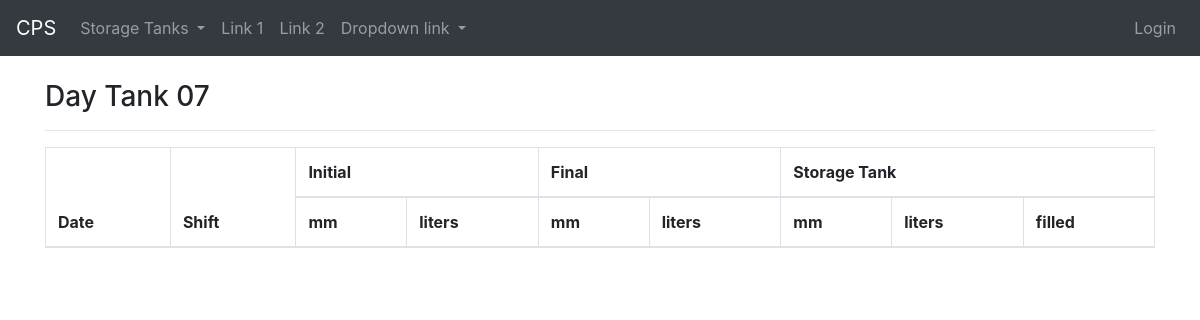
/daytank/1/, run on an earlier commit of the app's database.
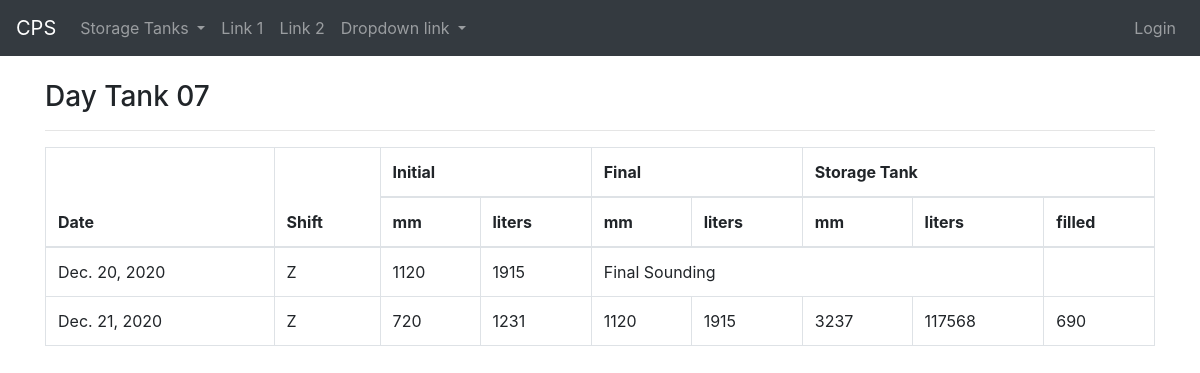
And on a later commit of the database.
### cps/models.py (models this page shows)
class DayTankRecord(models.Model):
    class Meta:
        db_table = 'tblDayTankRecords'
    record_date = models.DateField()
    record_time = models.TimeField()
    shift = models.CharField(max_length=1)
    Genset = models.ForeignKey(
        'Genset',
        on_delete=models.CASCADE
    )
    daytank = models.ForeignKey(
        'DayTank',
        on_delete=models.CASCADE
    )
    no = models.IntegerField(db_index=True)
    is_daily_final = models.BooleanField(default=False)
    initial = models.IntegerField()
    final = models.IntegerField(
        default=None,
        blank=True,
        null=True
    )
    storage_tank_record = models.OneToOneField(
        'StorageTankRecord',
        on_delete=models.CASCADE,
        default=None,
        blank=True,
        null=True
    )
    created_at = models.DateTimeField(auto_now_add=True)
    updated_at = models.DateTimeField(auto_now=True)

class StorageTankRecord(models.Model):
    class Meta:
        db_table = 'tblStorageTankRecords'
    record_date = models.DateField()
    record_time = models.TimeField()
    shift = models.CharField(max_length=1)
    storage_tank = models.ForeignKey(
        'StorageTank',
        on_delete=models.CASCADE
    )
    details = models.CharField(max_length=255)
    sounding = models.IntegerField()
    liters = models.IntegerField()
    diff = models.IntegerField()

### cps/views/daytank.py (the view)
# urls.py: path('daytank/<int:id>/', views.daytank.view, name='cps.daytanks.view'),
def view(request, id):
    records = DayTankRecord.objects.filter(daytank=id)\
        .order_by('record_date', 'record_time')
    no = '{:02d}'.format(DayTank.objects.get(pk=id).genset.no)
    for record in records:
        record.initial_liters = round(record.daytank.multiplier * record.initial)
        record.final_liters = round(record.daytank.multiplier * record.final)\
            if record.final else None
    print(records)
    context = {
        "records": records,
        "no": no
    }
    return render(request, 'daytank/view.html', context)

### cps/templates/daytank/view.html (shortened to what this page needs)
{% extends "_base.html" %}
{% block content %}
<h3>Day Tank {{ no }}</h3>
<hr>
<table class="table table-bordered table-hover">
    <thead>
        <tr>
            <th rowspan="2">Date</th>
            <th rowspan="2">Shift</th>
            <th colspan="2">Initial</th>
            <th colspan="2">Final</th>
            <th colspan="3">Storage Tank</th>
        </tr>
        <tr>
            <th scope="col">mm</th>
            <th scope="col">liters</th>
            <th scope="col">mm</th>
            <th scope="col">liters</th>
            <th scope="col">mm</th>
            <th scope="col">liters</th>
            <th scope="col">filled</th>
        </tr>
    </thead>
    <tbody>
        {% for record in records %}
        <tr>
            <td>{{ record.record_date }}</td>
            <td>{{ record.shift }}</td>
            <td>{{ record.initial }}</td>
            <td>{{ record.initial_liters }}</td>
            {% if record.final %}
                <td>{{ record.final }}</td>
                <td>{{ record.final_liters }}</td>
                <td>{{ record.storage_tank_record.sounding }}</td>
                <td>{{ record.storage_tank_record.liters }}</td>
                <td>{{ record.storage_tank_record.diff }}</td>
            {% else %}
                <td colspan="4">Final Sounding</td>
                <td></td>
            {% endif %}
        </tr>
        {% endfor %}
    </tbody>
</table>
{% endblock %}

### cps/templates/_base.html (shortened to what this page needs)
{% load static %}
<!DOCTYPE html>
<html lang="en">
<head>
    <link rel="stylesheet" href="{% static 'custom-styles.css' %}">
    <link rel="stylesheet" href="https://maxcdn.bootstrapcdn.com/bootstrap/4.5.2/css/bootstrap.min.css">
</head>
<body>
    {% include "_navbar.html" %}
    <div class="container pt-4">{% block content %}{% endblock %}</div>
</body>
</html>

### cps/templates/_navbar.html (shortened to what this page needs)
<nav class="navbar navbar-expand-sm bg-dark navbar-dark">
    <a class="navbar-brand" href="{% url 'cps.dashboard' %}">CPS</a>
    <ul class="navbar-nav">
      <li class="nav-item dropdown">
        <a class="nav-link dropdown-toggle" href="#" id="navbardrop" data-toggle="dropdown">
          Storage Tanks
        </a>
      </li>
      <li class="nav-item">
        <a class="nav-link" href="#">Link 1</a>
      </li>
      <li class="nav-item">
        <a class="nav-link" href="#">Link 2</a>
      </li>
      <li class="nav-item dropdown">
        <a class="nav-link dropdown-toggle" href="#" id="navbardrop" data-toggle="dropdown">
          Dropdown link
        </a>
      </li>
    </ul>
    <ul class="nav navbar-nav ml-auto">
      {% if user.is_authenticated %}
        <li class="nav-item dropdown">
          <a class="nav-link dropdown-toggle" href="#" id="navbardrop" data-toggle="dropdown">
            {{ user.get_full_name }}
          </a>
          <div class="dropdown-menu">
            <a class="dropdown-item" href="#">Link 1</a>
            <a class="dropdown-item" href="#">Link 2</a>
            <a class="dropdown-item" href="#">Link 3</a>
          </div>
        </li>
      {% else %}
        <li class="nav-item">
          <a class="nav-link" href="#">Login</a>
        </li>
      {% endif %}
    </ul>
  </nav>

### public/custom-styles.css (style rules this page uses)
hr { margin-top: 5px; margin-bottom: 5px }

What changed in the data, as far as the page shows it:
added DayTankRecord: record_date "Dec. 20, 2020", shift "Z", initial "1120", initial_liters "1915", shows "Final Sounding"
added DayTankRecord: record_date "Dec. 21, 2020", shift "Z", initial "720", initial_liters "1231", final "1120", final_liters "1915", storage_tank_record.sounding "3237", storage_tank_record.liters "117568", storage_tank_record.diff "690"
